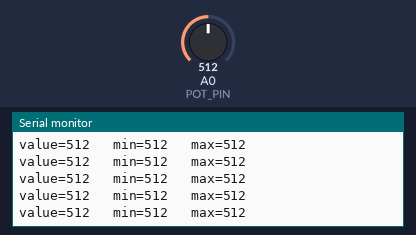
Recording of a sketch running on a simulated Arduino Uno, built with avr-gcc and run on an emulated ATmega328P. Parts: the last lines printed to the serial monitor. Inputs (shaded band) come from the test bench; at power-on: A0 (POT_PIN) = 512.

Above: at 1.2 s.
1.3 s: A0 (POT_PIN) set to 716
At 1.32 s:
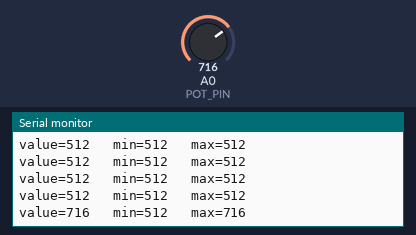
2.8 s: A0 (POT_PIN) set to 900
At 2.83 s:
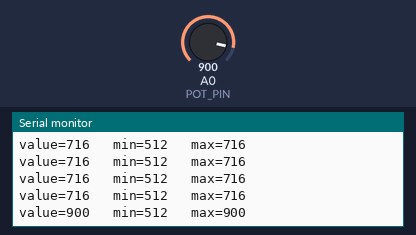
Timing chart, 0 to 5.8 s (numbered marks = the images above; inputs shaded):
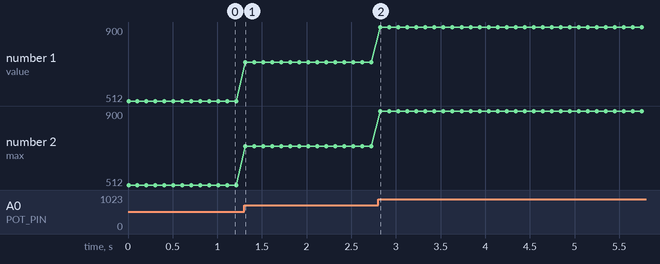

The sketch:

pot_read.ino
```cpp
// ===================================================
//  퍼텐셜미터 값 읽기 (캘리브레이션용)
//  - 스티어링 모터 연결 안 함
//  - 핸들을 좌/우로 돌리며 A0 값을 시리얼 모니터로 확인
//  - 여기서 얻은 좌/우 끝 값을 steering_test 의
//    POT_LEFT / POT_RIGHT 에 넣으면 된다
// ===================================================

#define POT_PIN A0 // 퍼텐셜미터 와이퍼(가운데) 핀

int minVal = 1023; // 측정 중 본 최소값
int maxVal = 0;    // 측정 중 본 최대값

void setup()
{
  Serial.begin(115200);
  Serial.println("[READY] Potentiometer reader");
  Serial.println("핸들을 좌/우 끝까지 천천히 돌려보세요.");
}

void loop()
{
  int val = analogRead(POT_PIN);

  // 지금까지의 최소/최대 갱신 (좌우 끝 값 파악용)
  if (val < minVal) minVal = val;
  if (val > maxVal) maxVal = val;

  Serial.print("value=");
  Serial.print(val);
  Serial.print("   min=");
  Serial.print(minVal);
  Serial.print("   max=");
  Serial.println(maxVal);

  delay(100); // 0.1초마다 출력
}
```

Measured:
- after the input at 1.3 s, the serial monitor: prints a new line at once (image 1)
- after the input at 2.8 s, the serial monitor: prints a new line at once (image 2)
- plotted number 1: 512 → 716 after the input at 1.3 s, 716 → 900 after the input at 2.8 s
- plotted number 2: 512 → 716 after the input at 1.3 s, 716 → 900 after the input at 2.8 s
